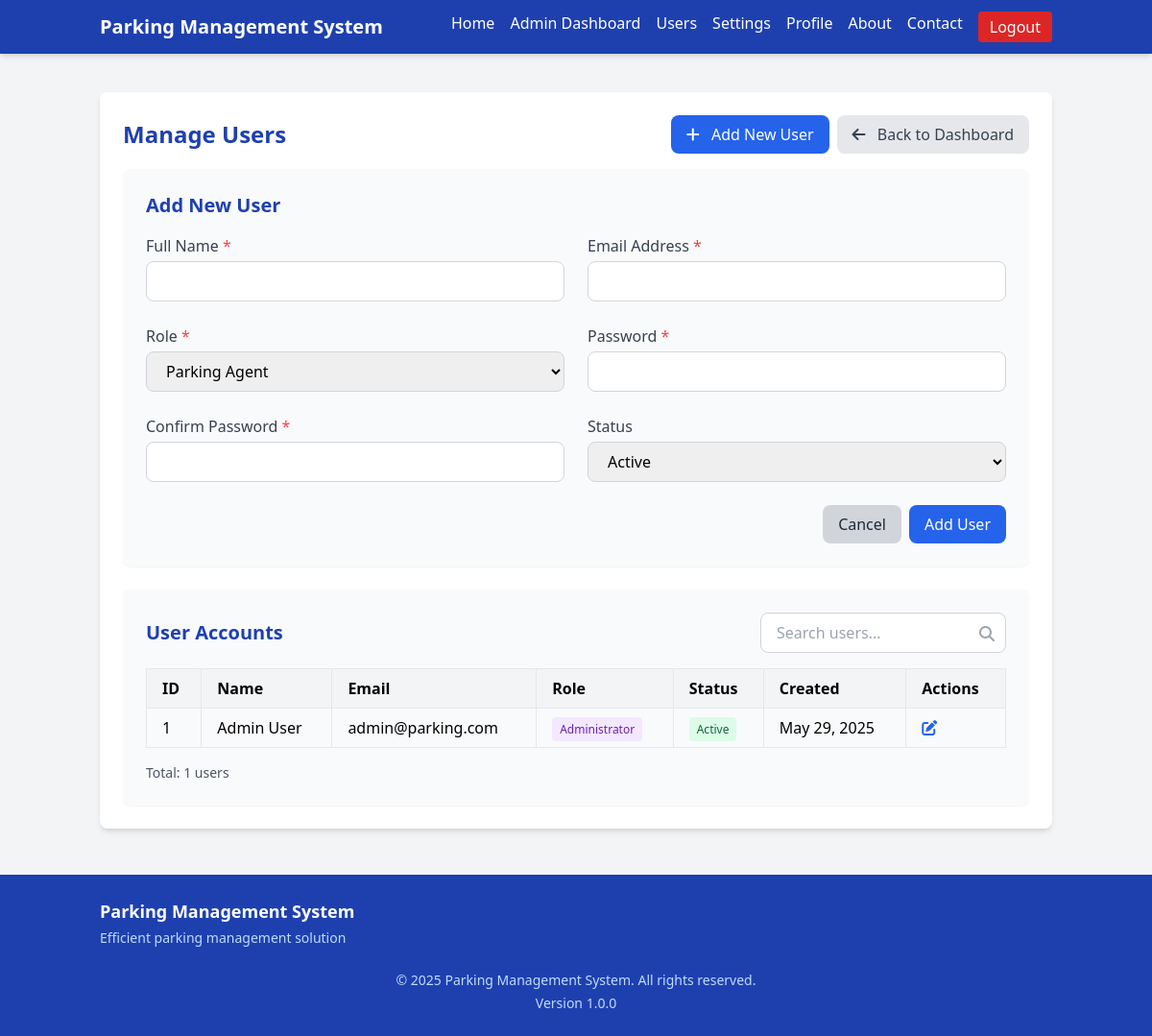
Page /admin/users (signed in) on the committed database.
### tables this page shows
CREATE TABLE users (
    id INT AUTO_INCREMENT PRIMARY KEY,
    name VARCHAR(100) NOT NULL,
    email VARCHAR(100) NOT NULL UNIQUE,
    password VARCHAR(255) NOT NULL,
    role ENUM('admin', 'agent') NOT NULL DEFAULT 'agent',
    created_at DATETIME DEFAULT CURRENT_TIMESTAMP,
    updated_at DATETIME DEFAULT CURRENT_TIMESTAMP ON UPDATE CURRENT_TIMESTAMP
);

### app/controllers/AdminController.php (called while the page is built, shortened)
<?php
class AdminController extends Controller
{
    private $userModel;
    public function __construct()
    {
        $this->userModel = $this->model('User');
    }
   public function users()
{
    $data = [
        'title' => 'Manage Users',
        'users' => [],
        'errors' => [],
        'user' => (object)[
            'name' => '',
            'email' => '',
            'role' => 'agent',
            'status' => 'active'
        ]
    ];
    $data['users'] = $this->userModel->findAll();
    $this->view('admin/users', $data);
}
}

### app/core/Application.php (called while the page is built, shortened)
<?php
class Application
{
    protected $controller = 'HomeController';
    protected $method = 'index';
    protected $params = [];
    public function __construct()
    {
        $url = $this->parseUrl();
        if (isset($url[0]) && file_exists(APP . 'controllers/' . ucfirst($url[0]) . 'Controller.php')) {
            $this->controller = ucfirst($url[0]) . 'Controller';
            unset($url[0]);
        }
        $this->controller = new $controllerNamespace();
        if (isset($url[1]) && method_exists($this->controller, $url[1])) {
            $this->method = $url[1];
            unset($url[1]);
        }
        $this->params = $url ? array_values($url) : [];
    }
    public function run()
    {
        call_user_func_array([$this->controller, $this->method], $this->params);
    }
    protected function parseUrl()
    {
        if (isset($_GET['url'])) {
            $url = rtrim($_GET['url'], '/');
            $url = filter_var($url, FILTER_SANITIZE_URL);
            return explode('/', $url);
        }
        return [];
    }
}

### public/index.php (called while the page is built, shortened)
<?php
$app = new App\Core\Application();
$app->run();

### app/core/Model.php (called while the page is built, shortened)
<?php
class Model
{
    protected $db;
    protected $table;
    public function __construct()
    {
        $this->db = Database::getInstance();
    }
    public function findAll()
    {
        try {
            $stmt = $this->db->query("SELECT * FROM {$this->table}");
            return $stmt->fetchAll(PDO::FETCH_OBJ);
        } catch (PDOException $e) {
            error_log($e->getMessage());
            return false;
        }
    }
}

### app/core/Database.php (called while the page is built, shortened)
<?php
class Database
{
    private static $instance = null;
    private function __construct()
    {
        try {
            $this->conn = new PDO(
                'mysql:host=' . DB_HOST . ';dbname=' . DB_NAME . ';charset=utf8',
                DB_USER,
                DB_PASS,
                [
                    PDO::ATTR_ERRMODE => PDO::ERRMODE_EXCEPTION,
                    PDO::ATTR_DEFAULT_FETCH_MODE => PDO::FETCH_OBJ,
                    PDO::ATTR_EMULATE_PREPARES => false
                ]
            );
        } catch (PDOException $e) {
            die('Database connection failed: ' . $e->getMessage());
        }
    }
    public static function getInstance()
    {
        if (!self::$instance) {
            self::$instance = new Database();
        }
        return self::$instance->conn;
    }
}

### app/views/admin/users.php (the view, shortened to what this page needs)
<?php require APP . 'views/includes/header.php'; ?>
<div class="bg-white rounded-lg shadow-md p-6 mb-6">
    <div class="flex justify-between items-center mb-4">
        <h1 class="text-2xl font-bold text-blue-800"><?= $title ?></h1>
        <div class="flex space-x-2">
            <button id="add-user-btn" class="bg-blue-600 hover:bg-blue-700 text-white px-4 py-2 rounded-lg transition">
                <i class="fas fa-plus mr-2"></i> Add New User
            </button>
            <a href="<?= URL_ROOT ?>/admin/dashboard" class="bg-gray-200 hover:bg-gray-300 text-gray-700 px-4 py-2 rounded-lg transition">
                <i class="fas fa-arrow-left mr-2"></i> Back to Dashboard
            </a>
        </div>
    </div>
    <div id="add-user-form" class="bg-gray-50 p-6 rounded-lg shadow-sm mb-6 <?= isset($errors) ? '' : 'hidden' ?>">
        <h2 class="text-xl font-semibold text-blue-800 mb-4">
            <?= isset($user) && isset($user->id) ? 'Edit User' : 'Add New User' ?>
        </h2>
        <form action="<?= URL_ROOT ?>/admin/<?= isset($user) && isset($user->id) ? 'editUser/' . $user->id : 'users' ?>" method="POST">
            <div class="grid grid-cols-1 md:grid-cols-2 gap-6">
                <div>
                    <label for="name" class="block text-gray-700 mb-1 font-medium">Full Name <span class="text-red-500">*</span></label>
                    <input type="text" id="name" name="name" class="w-full px-4 py-2 border rounded-lg focus:outline-none focus:ring-2 focus:ring-blue-500 <?= isset($errors['name']) ? 'border-red-500' : 'border-gray-300' ?>" value="<?= $user->name ?? '' ?>">
                </div>
                <div>
                    <label for="email" class="block text-gray-700 mb-1 font-medium">Email Address <span class="text-red-500">*</span></label>
                    <input type="email" id="email" name="email" class="w-full px-4 py-2 border rounded-lg focus:outline-none focus:ring-2 focus:ring-blue-500 <?= isset($errors['email']) ? 'border-red-500' : 'border-gray-300' ?>" value="<?= $user->email ?? '' ?>">
                </div>
                <div>
                    <label for="role" class="block text-gray-700 mb-1 font-medium">Role <span class="text-red-500">*</span></label>
                    <select id="role" name="role" class="w-full px-4 py-2 border rounded-lg focus:outline-none focus:ring-2 focus:ring-blue-500 <?= isset($errors['role']) ? 'border-red-500' : 'border-gray-300' ?>">
                        <option value="agent" <?= (isset($user->role) && $user->role === 'agent') ? 'selected' : '' ?>>Parking Agent</option>
                    </select>
                </div>
                <?php if (!isset($user) || !isset($user->id)): ?>
                    <div>
                        <label for="password" class="block text-gray-700 mb-1 font-medium">Password <span class="text-red-500">*</span></label>
                        <input type="password" id="password" name="password" class="w-full px-4 py-2 border rounded-lg focus:outline-none focus:ring-2 focus:ring-blue-500 <?= isset($errors['password']) ? 'border-red-500' : 'border-gray-300' ?>">
                    </div>
                    <div>
                        <label for="confirm_password" class="block text-gray-700 mb-1 font-medium">Confirm Password <span class="text-red-500">*</span></label>
                        <input type="password" id="confirm_password" name="confirm_password" class="w-full px-4 py-2 border rounded-lg focus:outline-none focus:ring-2 focus:ring-blue-500 <?= isset($errors['confirm_password']) ? 'border-red-500' : 'border-gray-300' ?>">
                    </div>
                <?php endif; ?>
                <div>
                    <label for="status" class="block text-gray-700 mb-1 font-medium">Status</label>
                    <select id="status" name="status" class="w-full px-4 py-2 border rounded-lg focus:outline-none focus:ring-2 focus:ring-blue-500 border-gray-300">
                        <option value="active" <?= (isset($user->status) && $user->status === 'active') ? 'selected' : '' ?>>Active</option>
                    </select>
                </div>
            </div>
            <div class="mt-6 flex justify-end space-x-2">
                <button type="button" id="cancel-btn" class="bg-gray-300 hover:bg-gray-400 text-gray-800 px-4 py-2 rounded-lg transition">
                    Cancel
                </button>
                <button type="submit" class="bg-blue-600 hover:bg-blue-700 text-white px-4 py-2 rounded-lg transition">
                    <?= isset($user) && isset($user->id) ? 'Update User' : 'Add User' ?>
                </button>
            </div>
        </form>
    </div>
    <div class="bg-gray-50 p-6 rounded-lg shadow-sm">
        <div class="flex justify-between items-center mb-4">
            <h2 class="text-xl font-semibold text-blue-800">User Accounts</h2>
            <div class="relative">
                <input type="text" id="search-user" placeholder="Search users..." class="w-64 px-4 py-2 pr-8 border rounded-lg focus:outline-none focus:ring-2 focus:ring-blue-500 border-gray-300">
                <div class="absolute right-3 top-2.5 text-gray-400">
                    <i class="fas fa-search"></i>
                </div>
            </div>
        </div>
        <?php if (empty($users)): ?>
            <p class="text-gray-700">No users found.</p>
        <?php else: ?>
            <div class="overflow-x-auto">
                <table class="w-full text-left border-collapse">
                    <thead>
                        <tr class="bg-gray-100">
                            <th class="px-4 py-2 border">ID</th>
                            <th class="px-4 py-2 border">Name</th>
                            <th class="px-4 py-2 border">Email</th>
                            <th class="px-4 py-2 border">Role</th>
                            <th class="px-4 py-2 border">Status</th>
                            <th class="px-4 py-2 border">Created</th>
                            <th class="px-4 py-2 border">Actions</th>
                        </tr>
                    </thead>
                    <tbody>
                        <?php foreach ($users as $user): ?>
                            <tr class="user-row hover:bg-gray-50" data-search="<?= strtolower($user->name . ' ' . $user->email . ' ' . $user->role) ?>">
                                <td class="px-4 py-2 border"><?= $user->id ?></td>
                                <td class="px-4 py-2 border"><?= $user->name ?></td>
                                <td class="px-4 py-2 border"><?= $user->email ?></td>
                                <td class="px-4 py-2 border">
                                    <?php if ($user->role === 'admin'): ?>
                                        <span class="bg-purple-100 text-purple-800 px-2 py-1 rounded text-xs">Administrator</span>
                                    <?php else: ?>
                                        <span class="bg-blue-100 text-blue-800 px-2 py-1 rounded text-xs">Parking Agent</span>
                                    <?php endif; ?>
                                </td>
                                <td class="px-4 py-2 border">
                                    <?php
                                    $isEffectivelyActive = false;
                                    if (isset($user->role) && ($user->role === 'admin' || $user->role === 'agent')) {
                                        $isEffectivelyActive = true;
                                    } elseif (isset($user->status) && $user->status === 'active') {
                                        $isEffectivelyActive = true;
                                    }
                                    ?>
                                    <?php if ($isEffectivelyActive): ?>
                                        <span class="bg-green-100 text-green-800 px-2 py-1 rounded text-xs">Active</span>
                                    <?php else: ?>
                                        <span class="bg-red-100 text-red-800 px-2 py-1 rounded text-xs">Inactive</span>
                                    <?php endif; ?>
                                </td>
                                <td class="px-4 py-2 border"><?= date('M d, Y', strtotime($user->created_at)) ?></td>
                                <td class="px-4 py-2 border">
                                    <div class="flex space-x-1">
                                        <a href="<?= URL_ROOT ?>/admin/editUser/<?= $user->id ?>" class="text-blue-600 hover:text-blue-800">
                                            <i class="fas fa-edit"></i>
                                        </a>
                                    </div>
                                </td>
                            </tr>
                        <?php endforeach; ?>
                    </tbody>
                </table>
            </div>
            <div class="mt-4 flex justify-between items-center">
                <div class="text-gray-600 text-sm">
                    Total: <?= count($users) ?> users
                </div>
            </div>
        <?php endif; ?>
    </div>
</div>
<?php require APP . 'views/includes/footer.php'; ?>

### rows in the picture
users: id "1", name "Admin User", email "admin@parking.com", role "Administrator", created_at "May 29, 2025"

### other values in the picture
SITE_NAME "Parking Management System"
$title "Manage Users"
count($users) "1"
APP_VERSION "1.0.0"
